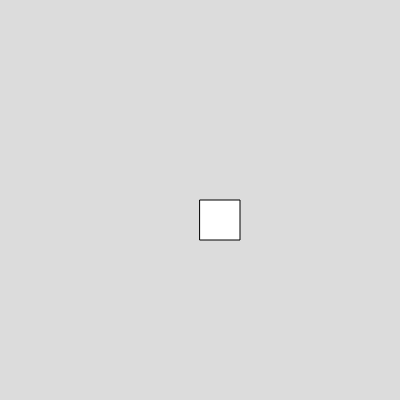
Frame 1 (no input)
Frame 60 (no input): identical to frame 1, image omitted
Frame 120 (the mouse pressed at the canvas centre since frame 60): identical to frame 1, image omitted

The p5.js sketch that drew this single still picture (run headless with seeded random() and noise() and a simulated clock; from frame 60 on, the mouse is pressed at the canvas centre):

// p5.js sketch
// ── sketch.js
function setup() {
  createCanvas(400, 400);
}

function draw() {
  background(220);
  rect(200,200,40,40)
}
